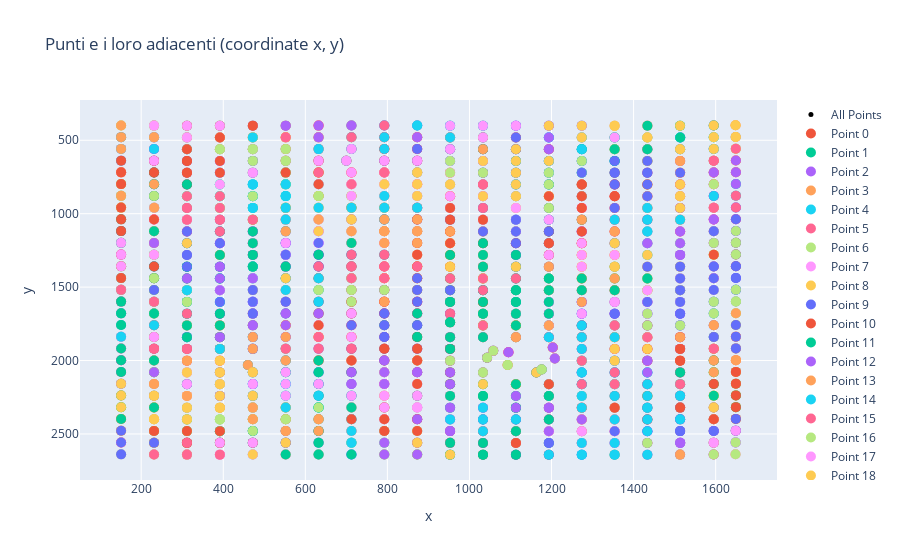
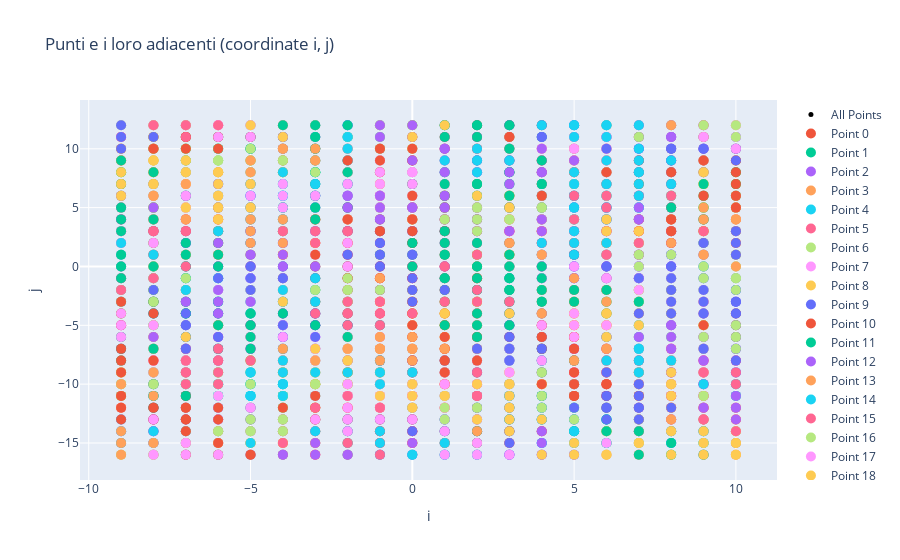

The code cell stored with these charts, in order, in its notebook:
### Code cell
# Supponiamo che rbf_pts sia il DataFrame con le colonne già calcolate
plot_data = []

# Iteriamo sui punti e aggiungiamo i loro adiacenti
for idx, row in rbf_pts.iterrows():
    # Aggiungi il punto principale
    plot_data.append({'x': row['x'], 'y': row['y'],
                     'i': row['i'], 'j': row['j'], 'group': f'Point {idx}',
                     'adiacenti_i': row['adiacenti_i'], 'adiacenti_j': row['adiacenti_j'],
                     'x_dist_left': row['x_dist_left'], 'x_dist_right': row['x_dist_right'],
                     'y_dist_down': row['y_dist_down'], 'y_dist_up': row['y_dist_up']})

    # Aggiungi i punti adiacenti
    adiacenti_i = row['adiacenti_i']
    adiacenti_j = row['adiacenti_j']

    for adj_idx in adiacenti_i + adiacenti_j:
        adj_point = rbf_pts.loc[adj_idx]
        plot_data.append({'x': adj_point['x'], 'y': adj_point['y'],
                         'i': adj_point['i'], 'j': adj_point['j'], 'group': f'Point {idx}',
                         'adiacenti_i': adj_point['adiacenti_i'], 'adiacenti_j': adj_point['adiacenti_j'],
                         'x_dist_left': adj_point['x_dist_left'], 'x_dist_right': adj_point['x_dist_right'],
                         'y_dist_down': adj_point['y_dist_down'], 'y_dist_up': adj_point['y_dist_up']})

# Convertiamo la lista in un DataFrame
plot_data_df = pd.DataFrame(plot_data)

# Creare il grafico in coordinate x, y
fig_xy = go.Figure()

# Aggiungi tutti i punti con colore nero come prima entry della legenda
fig_xy.add_trace(go.Scatter(
    x=rbf_pts['x'], y=rbf_pts['y'], mode='markers',
    marker=dict(color='black', size=5),
    name='All Points',
    hovertemplate=(
        'x: %{x}<br>' +
        'y: %{y}<br>' +
        'i: %{text[0]}<br>' +
        'j: %{text[1]}<br>' +
        'adiacenti_i: %{text[2]}<br>' +
        'adiacenti_j: %{text[3]}<br>' +
        'x_dist_left: %{text[4]}<br>' +
        'x_dist_right: %{text[5]}<br>' +
        'y_dist_down: %{text[6]}<br>' +
        'y_dist_up: %{text[7]}<br>' +
        '<extra></extra>'
    ),
    text=[plot_data_df.loc[i, ['i', 'j', 'adiacenti_i', 'adiacenti_j', 'x_dist_left', 'x_dist_right', 'y_dist_down', 'y_dist_up']].values.tolist() for i in range(len(plot_data_df))]
))

# Aggiungi ogni gruppo di punti con i loro adiacenti
for group in plot_data_df['group'].unique():
    group_data = plot_data_df[plot_data_df['group'] == group]
    fig_xy.add_trace(go.Scatter(x=group_data['x'], y=group_data['y'], mode='markers',
                                marker=dict(size=10), name=group))

# Configurazione del layout
fig_xy.update_layout(title="Punti e i loro adiacenti (coordinate x, y)",
                     xaxis_title="x", yaxis_title="y", yaxis=dict(autorange="reversed"))

# Creare il grafico in coordinate i, j
fig_ij = go.Figure()

# Aggiungi tutti i punti con colore nero come prima entry della legenda
fig_ij.add_trace(go.Scatter(
    x=rbf_pts['i'], y=rbf_pts['j'], mode='markers',
    marker=dict(color='black', size=5),
    name='All Points',
    hovertemplate=(
        'i: %{x}<br>' +
        'j: %{y}<br>' +
        'x: %{text[0]}<br>' +
        'y: %{text[1]}<br>' +
        'adiacenti_i: %{text[2]}<br>' +
        'adiacenti_j: %{text[3]}<br>' +
        'x_dist_left: %{text[4]}<br>' +
        'x_dist_right: %{text[5]}<br>' +
        'y_dist_down: %{text[6]}<br>' +
        'y_dist_up: %{text[7]}<br>' +
        '<extra></extra>'
    ),
    text=[plot_data_df.loc[i, ['x', 'y', 'adiacenti_i', 'adiacenti_j', 'x_dist_left', 'x_dist_right', 'y_dist_down', 'y_dist_up']].values.tolist() for i in range(len(plot_data_df))]
))

# Aggiungi ogni gruppo di punti con i loro adiacenti
for group in plot_data_df['group'].unique():
    group_data = plot_data_df[plot_data_df['group'] == group]
    fig_ij.add_trace(go.Scatter(x=group_data['i'], y=group_data['j'], mode='markers',
                                marker=dict(size=10), name=group))

# Configurazione del layout
fig_ij.update_layout(
    title="Punti e i loro adiacenti (coordinate i, j)", xaxis_title="i", yaxis_title="j")

# Mostra entrambi i grafici
fig_xy.show()
fig_ij.show()
